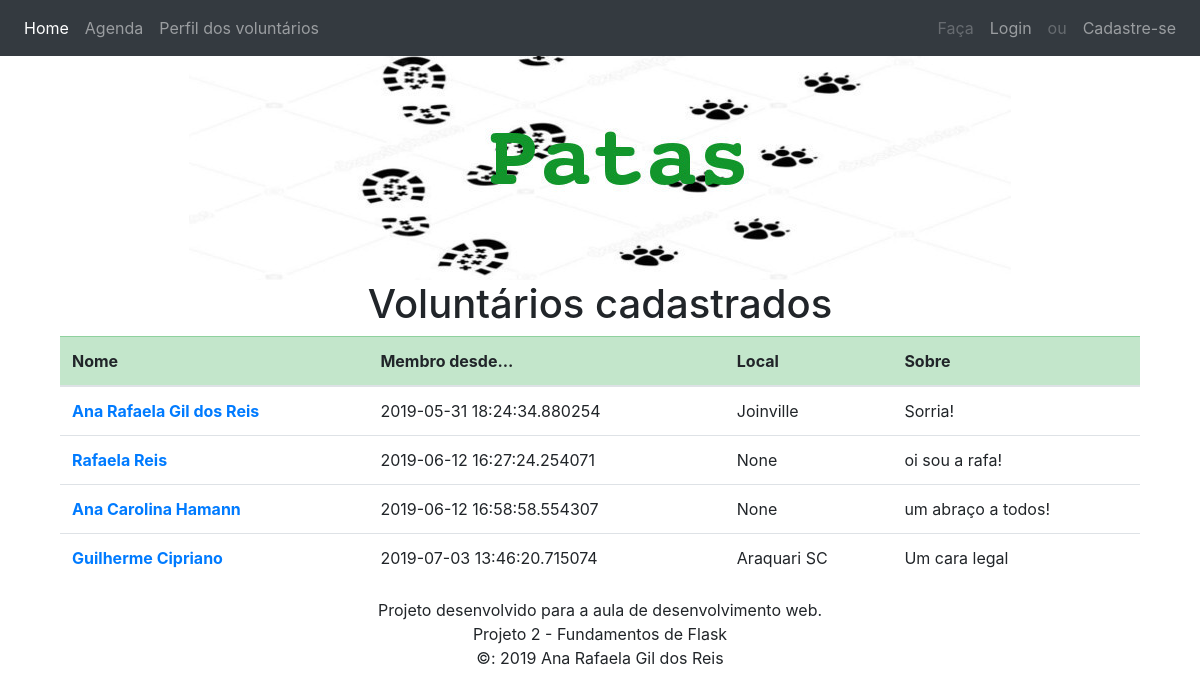
Screenshot of /voluntarios with the database file from the repository.
### app/models.py (models this page shows, shortened)
class User(UserMixin, db.Model):
    __tablename__ = 'users'
    id = db.Column(db.Integer, primary_key=True)
    username = db.Column(db.String(64), unique=True, index=True)
    location = db.Column(db.String(64))
    name = db.Column(db.String(64))
    member_since = db.Column(db.DateTime(), default=datetime.utcnow)
    about_me = db.Column(db.Text())
    role_id = db.Column(db.Integer, db.ForeignKey('roles.id'))
    password_hash = db.Column(db.String(128))
    posts = db.relationship('Post', backref='author', lazy='dynamic')
    followed = db.relationship(
        'Follow', foreign_keys=[Follow.follower_id],
        backref=db.backref('follower', lazy='joined'),
        lazy='dynamic',
        cascade='all, delete-orphan'
    )
    followers = db.relationship(
        'Follow', foreign_keys=[Follow.followed_id],
        backref=db.backref('followed', lazy='joined'),
        lazy='dynamic',
        cascade='all, delete-orphan'
    )
    @property
    def password(self):
        raise AttributeError('password is not readable')

### app/main/views.py (the view)
@main.route('/voluntarios')
def voluntarios_list():
    profiles = User.query.all()
    return render_template('voluntarios.html', profiles=profiles)

### app/models.py (called while the page is built)
    def has_permission(self, perm):
        return False

### app/templates/voluntarios.html
{% extends "base.html" %}
{% block page_content %}
    <h1 class="text-center">Voluntários cadastrados</h1>
    <div class="table-responsive">
        <table class="table">
            <thead class="table-success">
                <tr>
                    <th scope="col">Nome</th>
                    <th scope="col">Membro desde...</th>
                    <th scope="col">Local</th>
                    <th scope="col">Sobre</th>
                </tr>
            </thead>
            <tbody>
                {% for volun in profiles %}
                <tr>
                    <th scope="row"><a href="{{ url_for('main.user', username=volun.username) }}">{{ volun.name }}</a></th>
                    <td>{{ volun.member_since }}</td>
                    <td>{{ volun.location }}</td>
                    <td>{{ volun.about_me }}</td>
                </tr>
                {% endfor %}
            </tbody>
        </table>
    </div>
{% endblock %}

### app/static/css/base.css (style rules this page uses)
html { height: 100%; }
body { min-height: 100%; display: flex; flex-direction: column; }

### rows the page displays
User: name "Ana Rafaela Gil dos Reis", member_since "2019-05-31 18:24:34.880254", location "Joinville", about_me "Sorria!"
User: name "Rafaela Reis", member_since "2019-06-12 16:27:24.254071", location "None", about_me "oi sou a rafa!"
User: name "Ana Carolina Hamann", member_since "2019-06-12 16:58:58.554307", location "None", about_me "um abraço a todos!"
User: name "Guilherme Cipriano", member_since "2019-07-03 13:46:20.715074", location "Araquari SC", about_me "Um cara legal"
